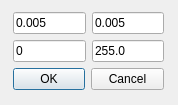
<?xml version="1.0" encoding="UTF-8"?>
<ui version="4.0">
 <class>ImpulseNoizeDialog</class>
 <widget class="QDialog" name="ImpulseNoizeDialog">
  <property name="geometry">
   <rect>
    <x>0</x>
    <y>0</y>
    <width>178</width>
    <height>105</height>
   </rect>
  </property>
  <property name="contextMenuPolicy">
   <enum>Qt::DefaultContextMenu</enum>
  </property>
  <property name="windowTitle">
   <string>ImpulseNoizeDialog</string>
  </property>
  <widget class="QWidget" name="gridLayoutWidget">
   <property name="geometry">
    <rect>
     <x>13</x>
     <y>12</y>
     <width>151</width>
     <height>81</height>
    </rect>
   </property>
   <layout class="QGridLayout" name="gridLayout">
    <item row="1" column="1">
     <widget class="QLineEdit" name="lineEdit">
      <property name="text">
       <string>255.0</string>
      </property>
      <property name="placeholderText">
       <string>b:</string>
      </property>
     </widget>
    </item>
    <item row="2" column="0" colspan="2">
     <widget class="QDialogButtonBox" name="buttonBox">
      <property name="orientation">
       <enum>Qt::Horizontal</enum>
      </property>
      <property name="standardButtons">
       <set>QDialogButtonBox::Cancel|QDialogButtonBox::Ok</set>
      </property>
     </widget>
    </item>
    <item row="0" column="1">
     <widget class="QLineEdit" name="lineEdit_4">
      <property name="contextMenuPolicy">
       <enum>Qt::PreventContextMenu</enum>
      </property>
      <property name="text">
       <string>0.005</string>
      </property>
      <property name="placeholderText">
       <string>P(b):</string>
      </property>
     </widget>
    </item>
    <item row="1" column="0">
     <widget class="QLineEdit" name="lineEdit_2">
      <property name="text">
       <string>0</string>
      </property>
      <property name="placeholderText">
       <string>a:</string>
      </property>
     </widget>
    </item>
    <item row="0" column="0">
     <widget class="QLineEdit" name="lineEdit_3">
      <property name="text">
       <string>0.005</string>
      </property>
      <property name="placeholderText">
       <string>P(a):</string>
      </property>
     </widget>
    </item>
   </layout>
  </widget>
 </widget>
 <resources/>
 <connections>
  <connection>
   <sender>buttonBox</sender>
   <signal>accepted()</signal>
   <receiver>ImpulseNoizeDialog</receiver>
   <slot>accept()</slot>
   <hints>
    <hint type="sourcelabel">
     <x>248</x>
     <y>254</y>
    </hint>
    <hint type="destinationlabel">
     <x>157</x>
     <y>274</y>
    </hint>
   </hints>
  </connection>
  <connection>
   <sender>buttonBox</sender>
   <signal>rejected()</signal>
   <receiver>ImpulseNoizeDialog</receiver>
   <slot>reject()</slot>
   <hints>
    <hint type="sourcelabel">
     <x>316</x>
     <y>260</y>
    </hint>
    <hint type="destinationlabel">
     <x>286</x>
     <y>274</y>
    </hint>
   </hints>
  </connection>
 </connections>
</ui>
